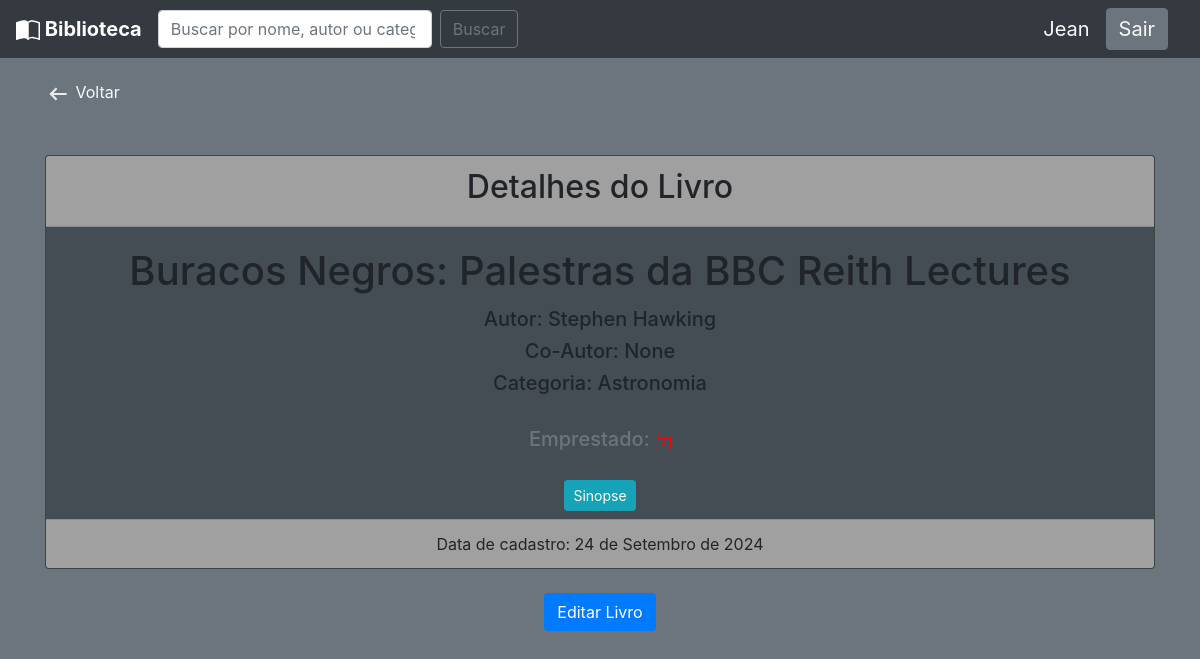
The app's page /livro/ver_livro/12 (signed in) with its own data.
### usuarios/models.py (models this page shows, shortened)
class Usuario(models.Model):
  nome = models.CharField(max_length = 30)
  email = models.EmailField()
  senha = models.CharField(max_length = 64)

### livro/models.py (models this page shows, shortened)
class Livros(models.Model):
    nome = models.CharField(max_length = 100)
    autor = models.CharField(max_length = 30)
    co_autor = models.CharField(max_length = 30, blank = True, null = True)
    img_capa = models.ImageField(blank = True, null = True)
    sinopse = models.TextField(blank = True, null = True)
    data_cadastro = models.DateField(default = date.today)
    emprestado = models.BooleanField(default = False)
    nome_emprestado = models.CharField(max_length = 30, blank = True, null = True)
    data_emprestado = models.DateTimeField(blank = True, null = True)
    data_devolucao = models.DateTimeField(blank = True, null = True)
    tempo_duracao = models.DateField(blank = True, null = True)
    categoria = models.ForeignKey(Categoria, on_delete=models.DO_NOTHING)
    usuario = models.ForeignKey(Usuario, on_delete=models.DO_NOTHING)
    class Meta:
        verbose_name = 'Livro'

class Categoria(models.Model):
    nome = models.CharField(max_length = 30)
    descricao = models.TextField(blank = True, null = True)
    def __str__(self) -> str:
        return self.nome

### livro/views.py (the view)
# urls.py: path('ver_livro/<int:id>', views.ver_livro, name = 'ver_livro'),
def ver_livro(request, id):
    if request.session.get('usuario'):
        livro = Livros.objects.get(id = id)
        if request.session.get('usuario') == livro.usuario.id:
            return render(request, 'ver_livro.html', {'livro': livro})
        else:
            return HttpResponse('Você não tem permissão para ver este livro')
    return redirect('/auth/login/?status=2')

### livro/context_processors.py (called while the page is built)
def usuario_autenticado(request):
    return {
        'user_authenticated': 'usuario' in request.session
    }

### livro/templates/ver_livro.html (shortened to what this page needs)
{% extends 'base.html' %}
{% block 'conteudo' %}
<br>
<br>
<br>
<div class="container">
  <div class="d-flex justify-content-start position-fixed-top mt-2 mb-5">
    <a href="{% url 'home' %}" class="text-light";">
      <svg xmlns="http://www.w3.org/2000/svg" height="26px" viewBox="0 -960 960 960" width="26px" fill="#e8eaed">
        <path d="M400-240 160-480l240-240 56 58-142 142h486v80H314l142 142-56 58Z"/>
      </svg>
      Voltar
    </a>
  </div>
  <div class="card text-center" style="background-color: #434d53;">
    <div class="card-header" style="background-color: #a0a0a0;">
      <h2>Detalhes do Livro</h2>
    </div>
    <div class="card-body text-black" style="background-color: #434d53;">
      <h1 class="card-title">{{livro.nome}}</h1>
      <h5>Autor: {{livro.autor}}</h5>
      <h5>Co-Autor: {{livro.co_autor}}</h5>
      <h5>Categoria: {{livro.categoria}}</h5>
      <br>
      <h5 class="card-subtitle mb-2 text-muted d-inline">Emprestado: </h5>
    </div>
    <div class="mb-2 mt-2" style="background-color: #434d53">
      <button type="button" class="btn btn-info btn-sm" data-toggle="modal" data-target="#ExemploModalCentralizado">
        Sinopse
      </button>
    </div>
    <div class="card-footer text-body-secondary" style="background-color: #a0a0a0;">
      Data de cadastro: {{livro.data_cadastro}}
    </div>
  </div>
  <div class="text-center mt-4">
    <a href="{% url 'editar_livro' livro.id %}" class="btn btn-primary">Editar Livro</a>
  </div>
</div>
{% endblock %}

### templates/base.html (shortened to what this page needs)
<!DOCTYPE html>
<html lang="pt-br">
  <head>
    <link rel="stylesheet" href="https://stackpath.bootstrapcdn.com/bootstrap/4.1.3/css/bootstrap.min.css">
  </head>
  <body class="color bg-secondary">
    <nav class="navbar navbar-dark bg-dark fixed-top">
      <a class="navbar-brand font-weight-bold" href="{% url 'home' %}">
        Biblioteca
      </a>
      {% if user_authenticated %}
      <form method="GET" action="{% url 'home' %}" class="form-inline my-2 my-lg-0">
        <input class="form-control mr-sm-2" type="search" placeholder="Buscar por nome, autor ou categoria" aria-label="Search" name="query">
        <button class="btn btn-outline-secondary my-2 my-sm-0" type="submit">Buscar</button>
      </form>
      <div class="ml-auto d-flex align-items-center">
        <p class="navbar-brand mb-0 text-light">{{ request.session.username }}</p>
        <a href="{% url 'sair' %}" class="navbar-brand mb-0 btn btn-secondary text-light">Sair</a>
      </div>
      {% endif %}
    </nav>
    {% block 'conteudo' %} {% endblock %}
  </body>
</html>

### records on screen
Usuario: session.username "Jean"
Livros: nome "Buracos Negros: Palestras da BBC Reith Lectures", autor "Stephen Hawking", co_autor "None", categoria "Astronomia", data_cadastro "24 de Setembro de 2024"
